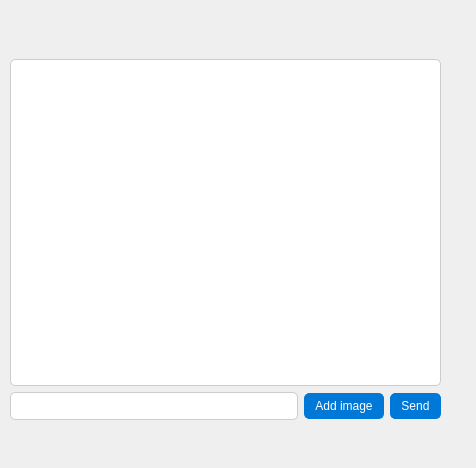
<?xml version="1.0" encoding="UTF-8"?>
<ui version="4.0">
 <class>GroupChatWindow</class>
 <widget class="QMainWindow" name="GroupChatWindow">
  <property name="geometry">
   <rect>
    <x>0</x>
    <y>0</y>
    <width>476</width>
    <height>468</height>
   </rect>
  </property>
  <property name="windowTitle">
   <string>MainWindow</string>
  </property>
  <property name="styleSheet">
   <string notr="true">color: #f0f0f0;
border-radius: 10px;</string>
  </property>
  <widget class="QWidget" name="centralwidget">
   <widget class="QWidget" name="verticalLayoutWidget">
    <property name="geometry">
     <rect>
      <x>10</x>
      <y>40</y>
      <width>431</width>
      <height>361</height>
     </rect>
    </property>
    <layout class="QVBoxLayout" name="verticalLayout_2">
     <item>
      <widget class="QListWidget" name="listWidget_chats">
       <property name="styleSheet">
        <string notr="true">border: 1px solid #ccc;
border-radius: 5px;
background-color: white;</string>
       </property>
       <property name="isWrapping" stdset="0">
        <bool>false</bool>
       </property>
       <property name="wordWrap">
        <bool>true</bool>
       </property>
      </widget>
     </item>
     <item>
      <layout class="QHBoxLayout" name="horizontalLayout_2">
       <item>
        <widget class="QLineEdit" name="lineEdit_message">
         <property name="styleSheet">
          <string notr="true">padding: 5px;
border: 1px solid #ccc;
border-radius: 5px;</string>
         </property>
        </widget>
       </item>
       <item>
        <widget class="QPushButton" name="pushButton_addImage">
         <property name="styleSheet">
          <string notr="true">padding: 5px 10px;
border: 1px solid #0078d7;
border-radius: 5px;
background-color: #0078d7;
color: white;</string>
         </property>
         <property name="text">
          <string>Add image</string>
         </property>
        </widget>
       </item>
       <item>
        <widget class="QPushButton" name="pushButton_send">
         <property name="styleSheet">
          <string notr="true">padding: 5px 10px;
border: 1px solid #0078d7;
border-radius: 5px;
background-color: #0078d7;
color: white;</string>
         </property>
         <property name="text">
          <string>Send</string>
         </property>
        </widget>
       </item>
      </layout>
     </item>
    </layout>
   </widget>
  </widget>
  <widget class="QMenuBar" name="menubar">
   <property name="geometry">
    <rect>
     <x>0</x>
     <y>0</y>
     <width>476</width>
     <height>22</height>
    </rect>
   </property>
   <widget class="QMenu" name="menuGroup_Chatting">
    <property name="title">
     <string>Group Chating</string>
    </property>
   </widget>
   <addaction name="menuGroup_Chatting"/>
  </widget>
  <widget class="QStatusBar" name="statusbar"/>
 </widget>
 <resources/>
 <connections/>
</ui>
